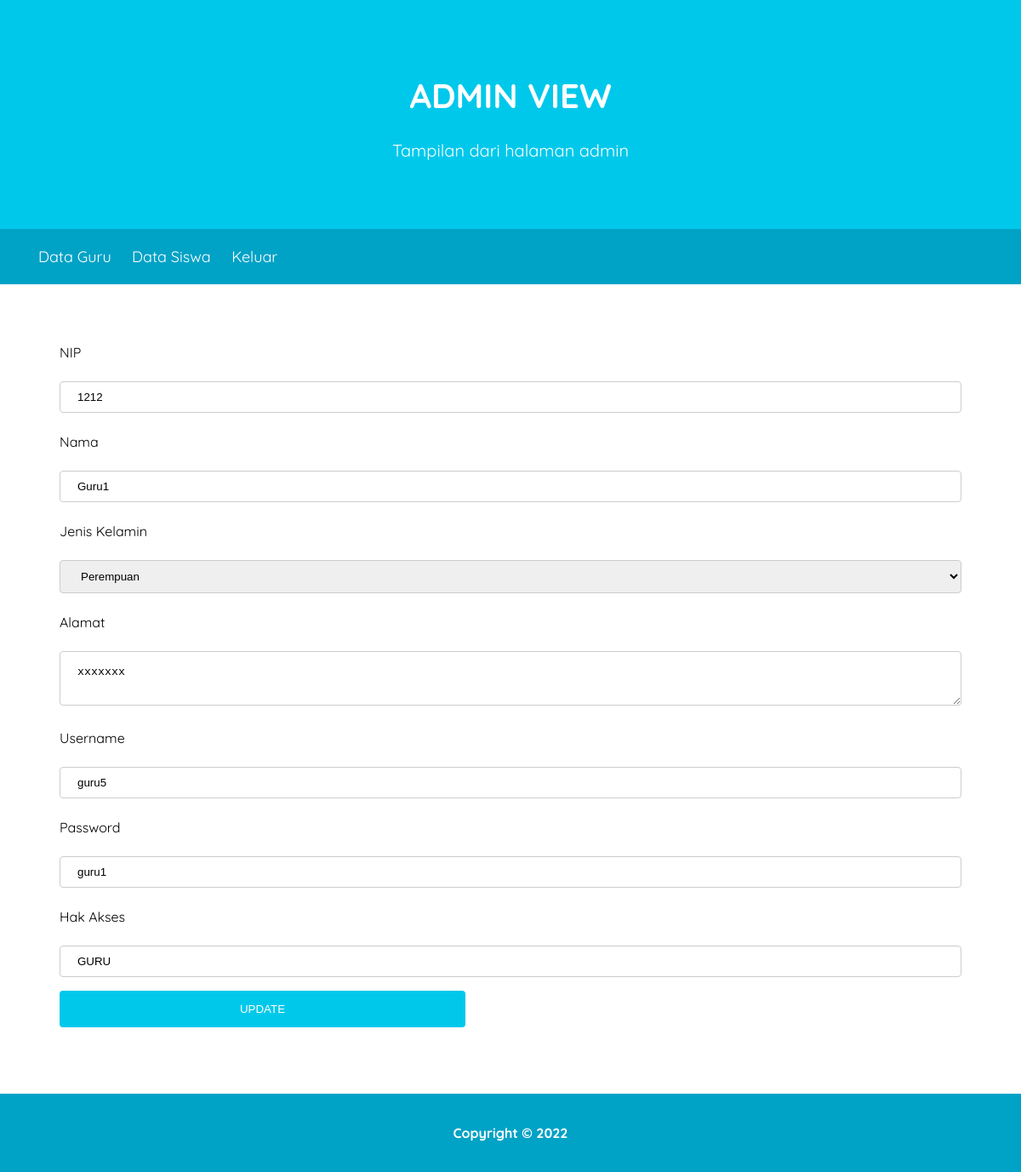
The app's page /editDataGuru.php?id=1212 with its own data.
### tables this page shows
CREATE TABLE `tbguru` (
  `nip` int(11) NOT NULL,
  `nama_guru` varchar(50) NOT NULL,
  `jenis_kelamin` varchar(13) NOT NULL,
  `alamat` varchar(100) NOT NULL,
  `username` char(20) NOT NULL
);

CREATE TABLE `tbuser` (
  `username` char(15) NOT NULL,
  `password` char(20) NOT NULL,
  `hakakses` char(5) NOT NULL
);

### editDataGuru.php (the view, shortened to what this page needs)
<!DOCTYPE html>
<html lang="en">
<head>
    <link rel="stylesheet" href="style.css">
</head>
<body>
    <header>
        <div class="jumbotron">
            <h1>ADMIN VIEW</h1>
            <p>Tampilan dari halaman admin</p>
        </div>
    </header>
    <nav>
        <ul>
            <li><a href="viewDataGuru.php">Data Guru</a></li>
            <li><a href="viewDataSiswa.php">Data Siswa</a></li>
            <li><a href="index.php">Keluar</a></li>
        </ul>
    </nav>
    <main>
        <?php
            include "koneksi.php";
            $nip = $_GET['id'];
            $query = mysqli_query($koneksi, 'SELECT * FROM tbguru INNER JOIN tbuser ON tbguru.username = tbuser.username where nip ="'.$nip.'"');
            while ($data  = mysqli_fetch_array($query)){
                $nip = $data['nip'];
                $nama = $data['nama_guru'];
                $jk = $data['jenis_kelamin'];
                $alamat = $data['alamat'];
                $username = $data['username'];
                $password = $data['password'];
            ?>
        <form action="updateDataGuru.php" method="POST">
            <p>NIP</p>
            <input type="text" name="nip" value="<?php echo $nip ?>" readonly>
            <p>Nama</p>
            <input type="text" name="nama" value="<?php echo $nama ?>">
            <p>Jenis Kelamin</p>
            <select name="jk">
                <option value="<?php echo $jk?>"><?php echo $jk?></option>
            </select>
            <br>
            <p>Alamat</p>
            <textarea name="alamat" value="<?php echo $alamat ?>"><?php echo $alamat ?></textarea>
            <p>Username</p>
            <input type="text" name="username" value="<?php echo $username ?>" readonly>
            <p>Password</p>
            <input type="text" name="password" value="<?php echo $password ?>">
            <p>Hak Akses</p>
            <input type="text" name="hakakses" value="GURU" readonly>
            <input type="submit" name="submit" value="UPDATE">
            <?php } ?>
        </form>
    </main>
    <footer>
        <p>Copyright &#169; 2022</p>
    </footer>
</body>
</html>

### style.css (style rules this page uses)
* { box-sizing: border-box; }
body { font-family: 'Quicksand', sans-serif; margin: 0; padding: 0; }
header { display: inline; }
.jumbotron { font-size: 20px; padding: 60px; background-color: #00c8eb; text-align: center; color: white; }
nav { background-color: #00a2c6; padding: 5px; position: sticky; top: 0; }
nav a { font-size: 18px; font-weight: 400; text-decoration: none; color: white; }
nav li { display: inline; list-style-type: none; margin-right: 20px; }
main { padding: 50px; overflow: auto; margin: auto; width: 1200px; }
input[type=text], select { width: 100%; padding: 10px 20px; margin: 8px 0; display: inline-block; border: 1px solid #ccc; border-radius: 4px; box-sizing: border-box; }
textarea[name=alamat] { width: 100%; padding: 16px 20px; margin: 8px 0; display: inline-block; border: 1px solid #ccc; border-radius: 4px; box-sizing: border-box; }
input[type=submit] { width: 45%; background-color: #00c8eb; color: white; padding: 14px 20px; margin: 8px 0; border: none; border-radius: 4px; cursor: pointer; }
footer { left: 0; bottom: 0; width: 100%; padding: 20px; color: white; background-color: #00a2c6; text-align: center; font-weight: bold; }
form { margin: 20px; }

### records on screen
tbguru: nip "1212", nama "Guru1", jk "Perempuan", alamat "xxxxxxx", username "guru5", password "guru1"
